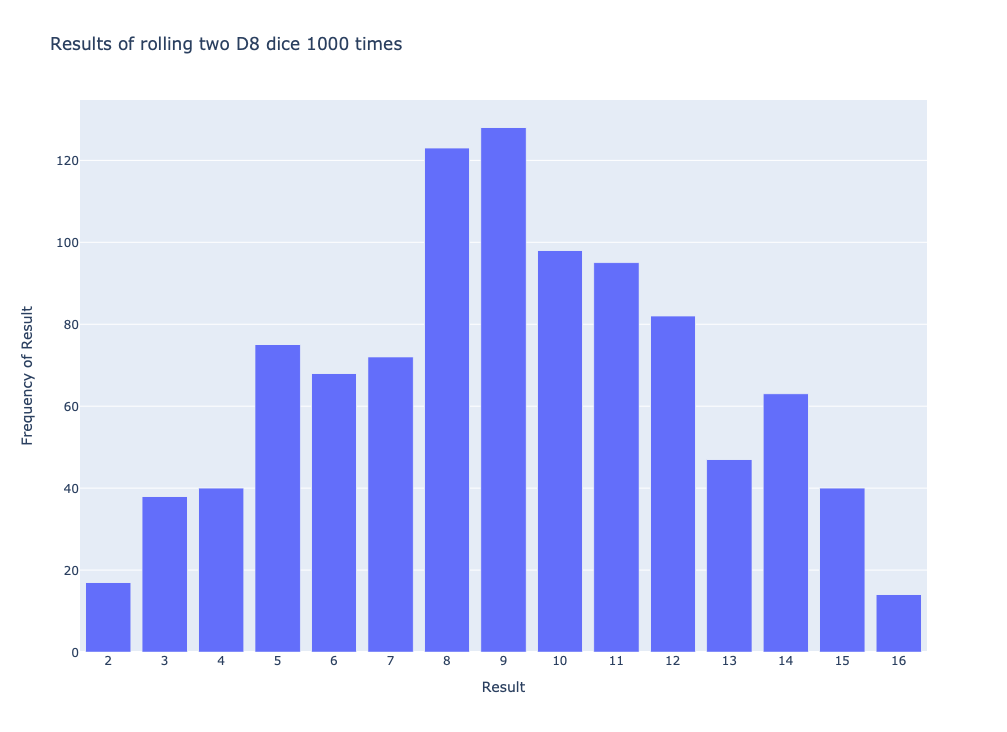

Write the Python code that produced this figure.
from die import Die
from plotly.graph_objs import Bar, Layout
from plotly import offline

# Create two D8 dice.
die_1 = Die(num_sides=8)
die_2 = Die(num_sides=8)

# Make some rolls, and store results in a list.
results = []
for roll_num in range(1000):
    result = die_1.roll() + die_2.roll()
    results.append(result)
    
# Analyze the results.
frequencies = []
max_result = die_1.num_sides + die_2.num_sides
for value in range(2, max_result+1):
    frequency = results.count(value)
    frequencies.append(frequency)
    
# Visualize the results using Plotly.
x_values = list(range(2, max_result+1))
data = [Bar(x=x_values, y=frequencies)]
layout = Layout(title='Results of rolling two D8 dice 1000 times',
                xaxis=dict(title='Result', dtick=1),  # Adjusting x-axis configuration
                yaxis=dict(title='Frequency of Result'))
fig = dict(data=data, layout=layout)
offline.plot(fig, filename='two_d8_visual.html')
